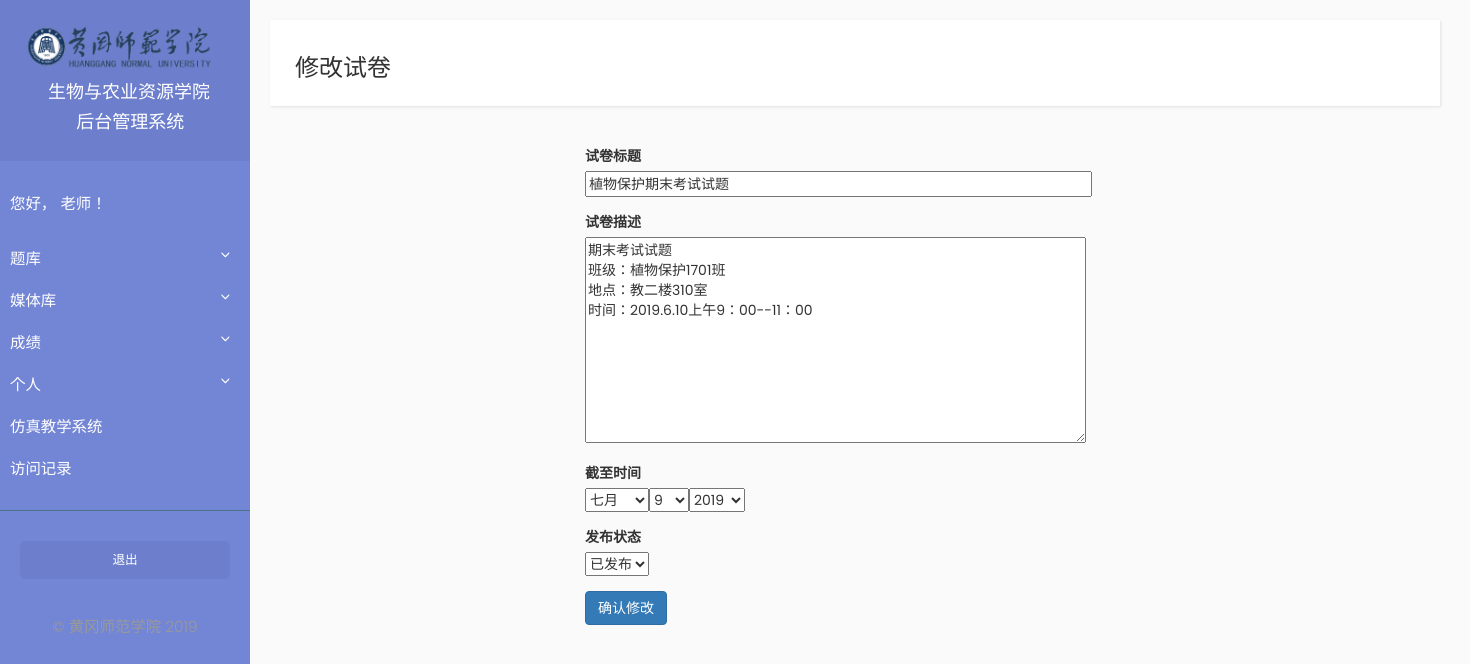
The app's page /examination/modify_paper/1 (signed in) with its own data.
### Examination/models.py (models this page shows, shortened)
class Paper(models.Model):
    title = models.CharField(max_length=1000)
    description = models.TextField()
    multiple_choice_question_total_score = models.FloatField(default=0)
    essay_question_total_score = models.FloatField(default=0)
    publish_date = models.DateField(auto_now=True)
    expire_date = models.DateField(default=date.today() + timedelta(days=30))  # default expire date is 30 days from now on
    is_published = models.BooleanField(default=False)
    paper_maker = models.ForeignKey(Teacher, on_delete=models.CASCADE, null=True)
    class Meta:
        db_table = 'paper'
        verbose_name = '试卷'
        verbose_name_plural = '试卷'

### Examination/views.py (the view)
# urls.py: path("modify_paper/<int:paper_id>", views.modify_paper, name="modify_paper"),
@login_required
def modify_paper(request, paper_id):
    try:
        paper = Paper.objects.get(pk=paper_id)
    except Paper.DoesNotExist:
        raise Http404("Paper does not exist")
    if request.method == 'POST':
        form = PaperForm(request.POST)
        if form.is_valid():
            paper.title = form.cleaned_data['title']
            paper.description = form.cleaned_data['description']
            paper.expire_date = form.cleaned_data['expire_date']
            if request.POST['publish_state'] == 'unpublished':
                paper.is_published = False
            else:
                paper.is_published = True
            paper.save()
            messages.success(request, '试卷修改成功！')
            return HttpResponseRedirect(reverse('examination:paper_list'))
        else:
            print(form.errors)
    else:
        form = PaperForm(instance=paper)
        context = {'form' : form, 'paper' : paper}
        return render(request, 'examination/modify_paper.html', context=context)

### Examination/forms.py
class PaperForm(forms.ModelForm):
    class Meta:
        model = Paper
        fields = ['title', 'description', 'expire_date', 'is_published']
        widgets = {'title': forms.TextInput(attrs={'size': 39}),
                   'expire_date': forms.SelectDateWidget()}

### Examination/templates/examination/modify_paper.html (shortened to what this page needs)
{% extends "teacher/base.html" %}
{% block title_block %}
<h3>修改试卷</h3>
{% endblock %}
{% block content_block%}
<div class="container">
<form class="col-md-6 col-md-offset-3" method="POST">
    <div class="form-group">
        <label for="{{ form.title.id_for_label }}">试卷标题</label><br>
        {{ form.title }}
    </div>
    <div class="form-group">
        <label for="{{ form.description.id_for_label }}">试卷描述</label><br>
        {{ form.description }}
    </div>
    <div class="form-group">
        <label for="{{ form.expire_date.id_for_label }}">截至时间</label><br>
        {{ form.expire_date }}
    </div>
    <div class="form-group">
        <label for="publish_state">发布状态</label><br>
        <select id="publish_state" name="publish_state">
            <option value="published">已发布</option>
        </select><br>
    </div>
    <button type="submit" class="btn btn-primary">确认修改</button>
</form>
</div>
{% endblock %}

### Basic/static/basic/css/sidebar.css (style rules this page uses)
body { font-family: 'Poppins', sans-serif; background: #fafafa; }

### records on screen
Paper: title "植物保护期末考试试题", description "期末考试试题 班级：植物保护1701班 地点：教二楼310室 时间：2019.6.10上午9：00--11：00"
